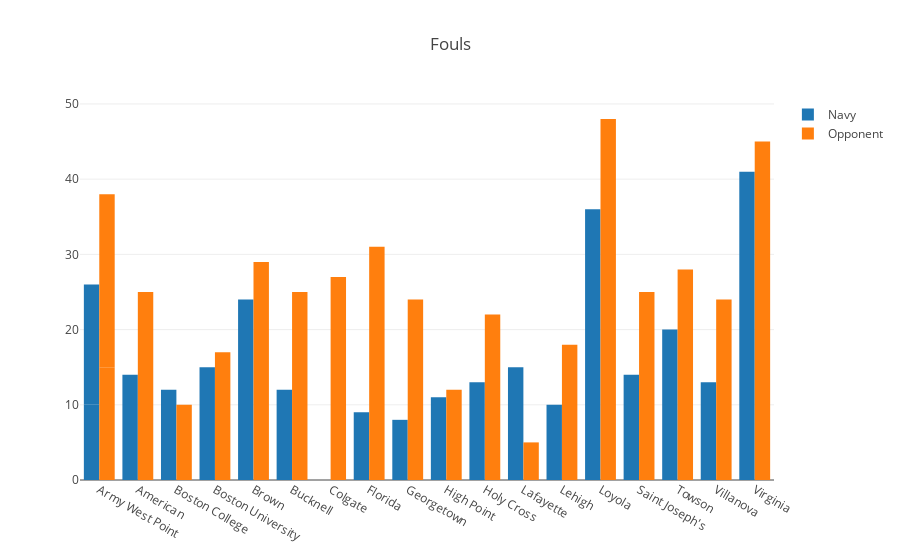

The notebook cell this image was saved under:
### Code cell
data = [trace1, trace2]
layout = go.Layout(title='Fouls',barmode='group')
fig = go.Figure(data=data, layout=layout)
iplot(fig, filename='grouped-bar')

### Figure 1 — Plotly figure (JSON) as saved in the notebook; plotly's stock layout.template omitted (floating-point values rounded to 4 significant figures)
{"data": [{"name": "Navy", "type": "bar", "uid": "d1a29af7-0fdf-489c-820d-eeb5a0ff3b1c", "x": ["Army West Point", "Army West Point", "American", "Boston College", "Boston University", "Brown", "Bucknell", "Colgate", "Florida", "Georgetown", "High Point ", "Holy Cross", "Lafayette", "Lehigh", "Loyola", "Loyola", "Saint Joseph's", "Towson", "Villanova", "Virginia ", "Virginia "], "y": [10, 16, 14, 12, 15, 24, 12, 0, 9, 8, 11, 13, 15, 10, 19, 17, 14, 20, 13, 19, 22]}, {"name": "Opponent", "type": "bar", "uid": "af6211e5-1693-4b2a-86e0-a3d793499a2e", "x": ["Army West Point", "Army West Point", "American", "Boston College", "Boston University", "Brown", "Bucknell", "Colgate", "Florida", "Georgetown", "High Point ", "Holy Cross", "Lafayette", "Lehigh", "Loyola", "Loyola", "Saint Joseph's", "Towson", "Villanova", "Virginia ", "Virginia "], "y": [15, 23, 25, 10, 17, 29, 25, 27, 31, 24, 12, 22, 5, 18, 19, 29, 25, 28, 24, 29, 16]}], "layout": {"barmode": "group", "title": {"text": "Fouls"}}}
